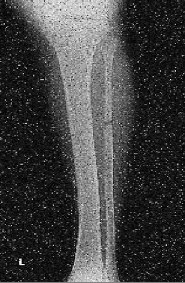
#> input picture Xraynoisy.jpg, 185 x 283 px, found by its file name
$ python meanFilter.py
#> lines starting #> are read from the running program, lines starting #| are printed output that depends on the picture
import numpy as np
import cv2
img = cv2.imread('Xraynoisy.jpg')
#> img is the input picture: shape (283, 185, 3); min 0, max 255, mean 64
gray = cv2.cvtColor(img, cv2.COLOR_BGR2GRAY)
cv2.imshow('Original Image', gray)
br = len(img[:, :, 0])
#> br = 283
kl = len(img[0, :, 0])
#> kl = 185
ZZ = np.zeros([br, kl])
H = 1/25*np.ones([br, kl])
print(H)
#> (printed output is left out)
for i in range(br-5):  # =2:br-3
    I = i+2
    for j in range(kl-5):  # j=2:kl-3
        J = i+1
        LL = 0
        for k in range(5):  # k=-2:2
            K = 2-k
            for l in range(5):  # l=-2:2
                L = 2-l
                LL = LL+H[3+K, 3+L]*gray[i+K, j+L]
        ZZ[i, j] = LL
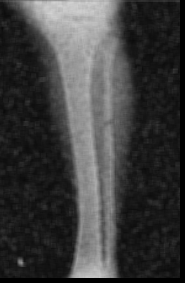
#> ZZ: shape (283, 185) float64; min 0, max 211, mean 61.8
print("ZZ", ZZ)
#> (printed output is left out)
ZZ = np.uint8(ZZ)
print(ZZ)
#> (printed output is left out)
cv2.imshow('Image of Mean Filter', ZZ)
cv2.waitKey(0)

$ run again, with bacteria1.jpeg copied over Xraynoisy.jpg
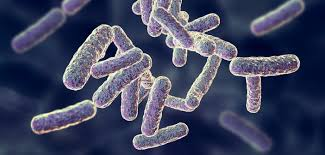
#> input picture bacteria1.jpeg, 325 x 155 px, found by its file name
#> img is the input picture: shape (155, 325, 3); mean B, G, R 95.6, 69, 63.9
#> `gray = cv2.cvtColor(img, cv2.COLOR_BGR2GRAY)`:
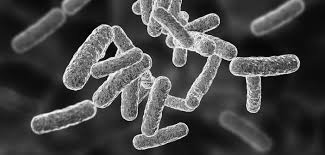
#> gray: shape (155, 325); min 1, max 255, mean 70.5
#> br = 155
#> kl = 325
#> (printed output is left out)
#> after the loop `for i in range(br-5):`:
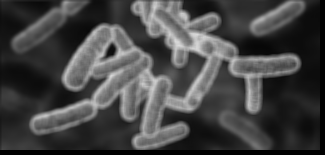
#> ZZ: shape (155, 325) float64; min 0, max 217.2, mean 68.8
#> (printed output is left out)
#> (printed output is left out)

$ run again, with bacteria2.jpeg copied over Xraynoisy.jpg
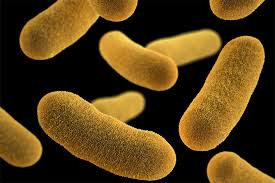
#> input picture bacteria2.jpeg, 275 x 183 px, found by its file name
#> img is the input picture: shape (183, 275, 3); mean B, G, R 23.2, 62.3, 85.9
#> `gray = cv2.cvtColor(img, cv2.COLOR_BGR2GRAY)`:
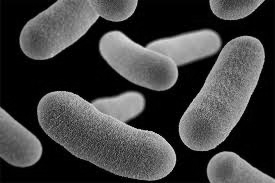
#> gray: shape (183, 275); min 0, max 227, mean 64.9
#> br = 183
#> kl = 275
#> (printed output is left out)
#> after the loop `for i in range(br-5):`:
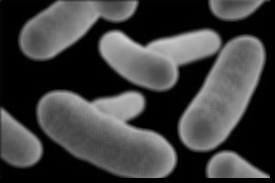
#> ZZ: shape (183, 275) float64; min 0, max 204, mean 63.7
#> (printed output is left out)
#> (printed output is left out)
